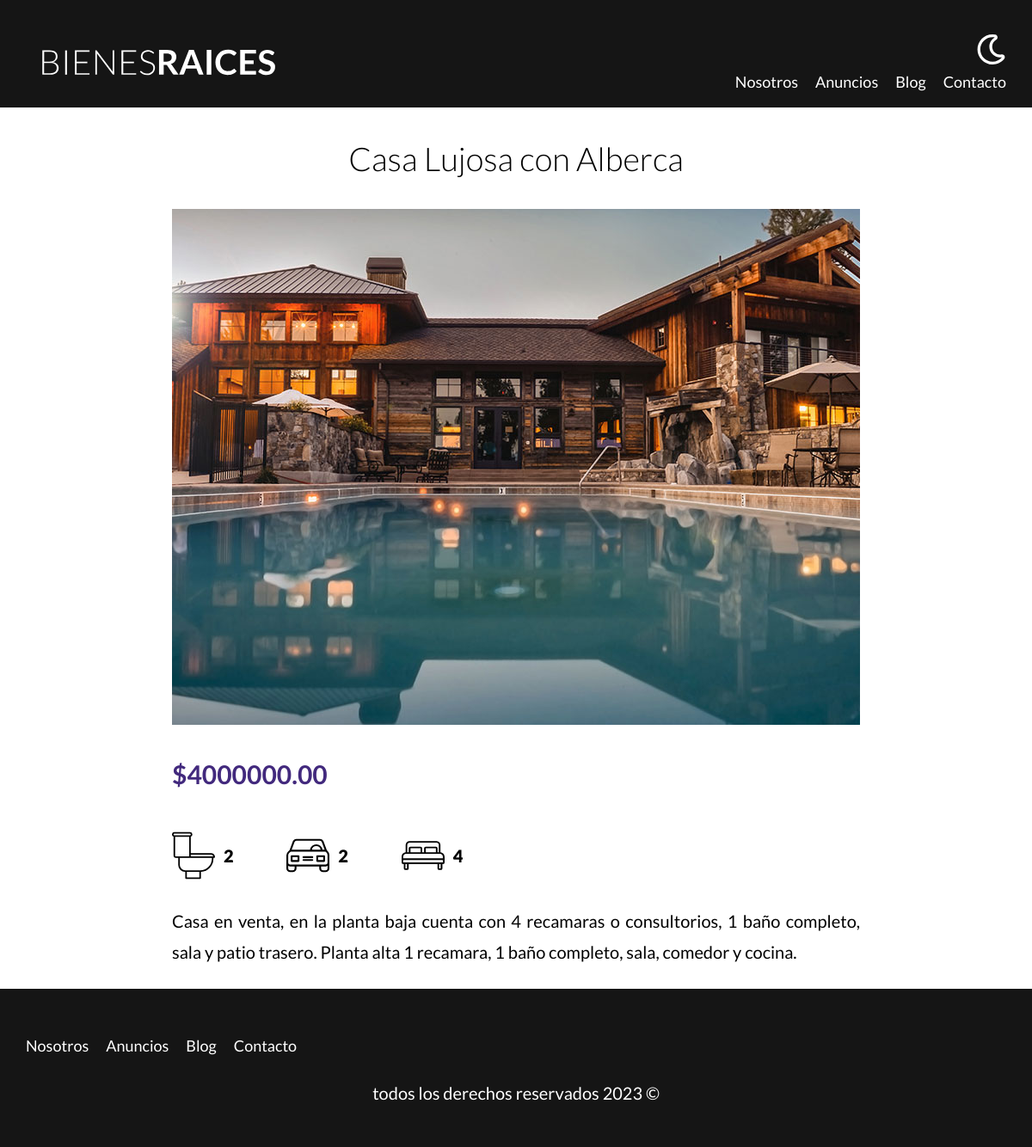
The app's page /property?id=8 with its own data.
### tables this page shows
CREATE TABLE `propiedades` (
  `id` int NOT NULL AUTO_INCREMENT,
  `nombre` varchar(45) DEFAULT NULL,
  `precio` decimal(10,2) DEFAULT NULL,
  `imagen` varchar(200) DEFAULT NULL,
  `descripcion` longtext,
  `habitaciones` int DEFAULT NULL,
  `wc` int DEFAULT NULL,
  `estacionamiento` int DEFAULT NULL,
  `creado` date DEFAULT NULL,
  `vendedores_id` int NOT NULL,
  PRIMARY KEY (`id`),
  KEY `fk_propiedades_vendedores_idx` (`vendedores_id`),
  CONSTRAINT `fk_propiedades_vendedores` FOREIGN KEY (`vendedores_id`) REFERENCES `vendedores` (`id`)
);

### controllers/PageController.php (called while the page is built, shortened)
<?php
class PageController {
    public static function property(Router $router) {
        $id = validateOrRedirect('/properties');
        $property = Property::find($id);
        $router->view('pages/property', [
            'property' => $property
        ]);
    }
}

### public/index.php (called while the page is built, shortened)
<?php
$router = new Router();
$router->get('/admin', [PropertyController::class, 'index']);
$router->get('/properties/create', [PropertyController::class, 'create']);
$router->post('/properties/create', [PropertyController::class, 'create']);
$router->get('/properties/update', [PropertyController::class, 'update']);
$router->post('/properties/update', [PropertyController::class, 'update']);
$router->post('/properties/delete', [PropertyController::class, 'delete']);
$router->get('/sellers/create', [SellerController::class, 'create']);
$router->post('/sellers/create', [SellerController::class, 'create']);
$router->get('/sellers/update', [SellerController::class, 'update']);
$router->post('/sellers/update', [SellerController::class, 'update']);
$router->post('/sellers/delete', [SellerController::class, 'delete']);
$router->get('/blog/create', [ArticleController::class, 'create']);
$router->post('/blog/create', [ArticleController::class, 'create']);
$router->get('/blog/update', [ArticleController::class, 'update']);
$router->post('/blog/update', [ArticleController::class, 'update']);
$router->post('/blog/delete', [ArticleController::class, 'delete']);
$router->get('/', [PageController::class, 'index']);
$router->get('/about-us', [PageController::class, 'about_us']);
$router->get('/properties', [PageController::class, 'properties']);
$router->get('/property', [PageController::class, 'property']);
$router->get('/blog', [PageController::class, 'blog']);
$router->get('/article', [PageController::class, 'article']);
$router->get('/contact', [PageController::class, 'contact']);
$router->post('/contact', [PageController::class, 'contact']);
$router->get('/login', [LoginController::class, 'login']);
$router->post('/login', [LoginController::class, 'login']);
$router->get('/logout', [LoginController::class, 'logout']);
$router->post('/logout', [LoginController::class, 'logout']);
$router->checkRoutes();

### includes/functions.php (called while the page is built, shortened)
<?php
function validateOrRedirect($url) {
    $propertyID = $_GET['id'];
    $propertyID = filter_var($propertyID, FILTER_VALIDATE_INT);
    return $propertyID;
}

### models/ActiveRecord.php (called while the page is built, shortened)
<?php
class ActiveRecord {
    protected static $db;
    protected static $table = '';
    public static function setDB($db) {
        self::$db = $db;
    }
    public static function find($propertyID) {
        $query = "SELECT * FROM ".static::$table." WHERE id = {$propertyID}";
        $result = self::SQLQuery($query);
        return array_shift($result);
    }
    public static function SQLQuery($query) {
        $result = self::$db->query($query);
        $array = [];
        while ($record = $result->fetch_assoc()) {
            $array[] = static::createObject($record);
        }
        return $array;
    }
    protected static function createObject($record) {
        $object = new static;
        foreach ($record as $key => $value) {
            $propertyName = static::getPropertyForColumn($key);
            if (property_exists($object, $propertyName)) {
                $object->$propertyName = $value;
            }
        }
        return $object;
    }
}

### models/Property.php (called while the page is built, shortened)
<?php
class Property extends ActiveRecord {
    protected static function getPropertyForColumn($column) {
        switch ($column) {
            case 'id':
                return 'id';
            case 'nombre':
                return 'title';
            case 'precio':
                return 'price';
            case 'imagen':
                return 'image';
            case 'descripcion':
                return 'description';
            case 'habitaciones':
                return 'rooms';
            case 'wc':
                return 'wc';
            case 'estacionamiento':
                return 'parking';
            case 'creado':
                return 'date';
            case 'vendedores_id':
                return 'seller';
        }
    }
}

### views/pages/property.php (the view)
<main class="container section content-center">
    <h1><?php echo $property->title?></h1>
        <img loading="lazy" src="/img/<?php echo $property->image?>" alt="property image">
    <div class="property-summary">
        <p class="price">$<?php echo $property->price?></p>
        <ul class="details-icons">
            <li>
                <img loading="lazy" src="build/img/icono_wc.svg" alt="wc icon">
                <p><?php echo $property->wc?></p>
            </li>
            <li>
                <img loading="lazy" src="build/img/icono_estacionamiento.svg" alt="parking icon">
                <p><?php echo $property->parking?></p>
            </li>
            <li>
                <img loading="lazy" src="build/img/icono_dormitorio.svg" alt="room icon">
                <p><?php echo $property->rooms?></p>
            </li>
        </ul>
        <p><?php echo $property->description?></p>
    </div>
</main>

### public/build/css/app.css (style rules this page uses)
html { -webkit-text-size-adjust:100%;line-height:1.15 }
body { margin:0 }
main { display:block }
h1 { font-size:2em;margin:.67em 0 }
img { border-style:none }
html { box-sizing:border-box;font-size:62.5% }
*,:after,:before { box-sizing:inherit }
body { font-family:Lato,sans-serif;font-size:1.6rem;line-height:1.8 }
p { color:#000;font-size:2rem }
.container { margin:0 auto;max-width:120rem;width:95% }
img,picture { display:block;width:100% }
h1,h2,h3 { font-family:Lato,sans-serif;font-weight:300;margin:2.5rem 0;text-align:center }
h1 { font-size:3.8rem }
.section { margin-bottom:2.5rem;margin-top:2.5rem }
.content-center { max-width:80rem }
.price { color:#42297d;font-size:3rem;font-weight:700 }
.details-icons { display:flex;list-style:none;max-width:40rem;padding:0 }
.details-icons li { display:flex;flex:1 }
.details-icons li img { flex:0 0 5rem;margin-right:1rem }
.details-icons li p { font-weight:900 }
.property-summary p { text-align:justify }

### records on screen
propiedades: nombre "Casa Lujosa con Alberca", imagen (picture), precio "4000000.00", wc "2", habitaciones "4", descripcion "Casa en venta, en la planta baja cuenta con 4 recamaras o consultorios, 1 baño completo, sala y patio trasero. Planta alta 1 recamara, 1 baño completo, sala, comedor y cocina."

### other values on screen
$property->parking "2"
